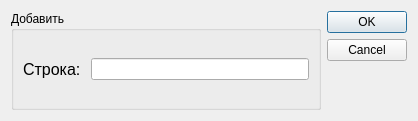
<?xml version="1.0" encoding="UTF-8"?>
<ui version="4.0">
 <class>AddWindow</class>
 <widget class="QDialog" name="AddWindow">
  <property name="geometry">
   <rect>
    <x>0</x>
    <y>0</y>
    <width>418</width>
    <height>121</height>
   </rect>
  </property>
  <property name="windowTitle">
   <string>Dialog</string>
  </property>
  <layout class="QHBoxLayout" name="horizontalLayout">
   <item>
    <widget class="QGroupBox" name="groupBox">
     <property name="title">
      <string>Добавить</string>
     </property>
     <layout class="QHBoxLayout" name="horizontalLayout_2">
      <item>
       <widget class="QLabel" name="label">
        <property name="font">
         <font>
          <pointsize>12</pointsize>
         </font>
        </property>
        <property name="text">
         <string>Строка: </string>
        </property>
       </widget>
      </item>
      <item>
       <widget class="QLineEdit" name="lineEdit"/>
      </item>
     </layout>
    </widget>
   </item>
   <item>
    <widget class="QDialogButtonBox" name="buttonBox">
     <property name="orientation">
      <enum>Qt::Vertical</enum>
     </property>
     <property name="standardButtons">
      <set>QDialogButtonBox::Cancel|QDialogButtonBox::Ok</set>
     </property>
    </widget>
   </item>
  </layout>
 </widget>
 <resources/>
 <connections>
  <connection>
   <sender>buttonBox</sender>
   <signal>accepted()</signal>
   <receiver>AddWindow</receiver>
   <slot>accept()</slot>
   <hints>
    <hint type="sourcelabel">
     <x>248</x>
     <y>254</y>
    </hint>
    <hint type="destinationlabel">
     <x>157</x>
     <y>274</y>
    </hint>
   </hints>
  </connection>
  <connection>
   <sender>buttonBox</sender>
   <signal>rejected()</signal>
   <receiver>AddWindow</receiver>
   <slot>reject()</slot>
   <hints>
    <hint type="sourcelabel">
     <x>316</x>
     <y>260</y>
    </hint>
    <hint type="destinationlabel">
     <x>286</x>
     <y>274</y>
    </hint>
   </hints>
  </connection>
 </connections>
</ui>
